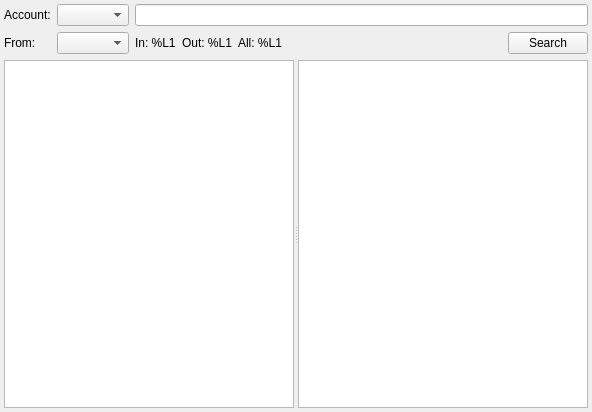
<?xml version="1.0" encoding="UTF-8"?>
<ui version="4.0">
 <class>HistoryWindowClass</class>
 <widget class="QWidget" name="HistoryWindowClass">
  <property name="geometry">
   <rect>
    <x>0</x>
    <y>0</y>
    <width>592</width>
    <height>412</height>
   </rect>
  </property>
  <property name="windowTitle">
   <string>HistoryWindow</string>
  </property>
  <layout class="QGridLayout" name="gridLayout">
   <property name="leftMargin">
    <number>4</number>
   </property>
   <property name="topMargin">
    <number>4</number>
   </property>
   <property name="rightMargin">
    <number>4</number>
   </property>
   <property name="bottomMargin">
    <number>4</number>
   </property>
   <item row="0" column="0">
    <layout class="QHBoxLayout" name="horizontalLayout_2">
     <item>
      <layout class="QVBoxLayout" name="verticalLayout">
       <item>
        <widget class="QLabel" name="label">
         <property name="text">
          <string>Account:</string>
         </property>
        </widget>
       </item>
       <item>
        <widget class="QLabel" name="label_2">
         <property name="text">
          <string>From:</string>
         </property>
        </widget>
       </item>
      </layout>
     </item>
     <item>
      <layout class="QVBoxLayout" name="verticalLayout_2">
       <item>
        <widget class="QComboBox" name="accountComboBox">
         <property name="sizeAdjustPolicy">
          <enum>QComboBox::AdjustToContents</enum>
         </property>
        </widget>
       </item>
       <item>
        <widget class="QComboBox" name="fromComboBox">
         <property name="sizeAdjustPolicy">
          <enum>QComboBox::AdjustToContents</enum>
         </property>
        </widget>
       </item>
      </layout>
     </item>
     <item>
      <layout class="QVBoxLayout" name="verticalLayout_3">
       <item>
        <widget class="QLineEdit" name="searchEdit"/>
       </item>
       <item>
        <layout class="QHBoxLayout" name="horizontalLayout">
         <item>
          <widget class="QLabel" name="label_in">
           <property name="text">
            <string>In: %L1</string>
           </property>
          </widget>
         </item>
         <item>
          <widget class="QLabel" name="label_out">
           <property name="text">
            <string>Out: %L1</string>
           </property>
          </widget>
         </item>
         <item>
          <widget class="QLabel" name="label_all">
           <property name="text">
            <string>All: %L1</string>
           </property>
          </widget>
         </item>
         <item>
          <spacer name="horizontalSpacer">
           <property name="orientation">
            <enum>Qt::Horizontal</enum>
           </property>
           <property name="sizeHint" stdset="0">
            <size>
             <width>40</width>
             <height>20</height>
            </size>
           </property>
          </spacer>
         </item>
         <item>
          <widget class="QPushButton" name="searchButton">
           <property name="text">
            <string>Search</string>
           </property>
           <property name="shortcut">
            <string>Return</string>
           </property>
           <property name="autoDefault">
            <bool>false</bool>
           </property>
           <property name="default">
            <bool>false</bool>
           </property>
          </widget>
         </item>
        </layout>
       </item>
      </layout>
     </item>
    </layout>
   </item>
   <item row="1" column="0">
    <widget class="QSplitter" name="splitter">
     <property name="orientation">
      <enum>Qt::Horizontal</enum>
     </property>
     <widget class="QTreeWidget" name="dateTreeWidget">
      <property name="sizePolicy">
       <sizepolicy hsizetype="Preferred" vsizetype="Preferred">
        <horstretch>0</horstretch>
        <verstretch>0</verstretch>
       </sizepolicy>
      </property>
      <property name="indentation">
       <number>10</number>
      </property>
      <property name="headerHidden">
       <bool>true</bool>
      </property>
      <column>
       <property name="text">
        <string>1</string>
       </property>
      </column>
     </widget>
     <widget class="QTextBrowser" name="historyLog"/>
    </widget>
   </item>
  </layout>
 </widget>
 <layoutdefault spacing="6" margin="11"/>
 <resources/>
 <connections/>
</ui>
